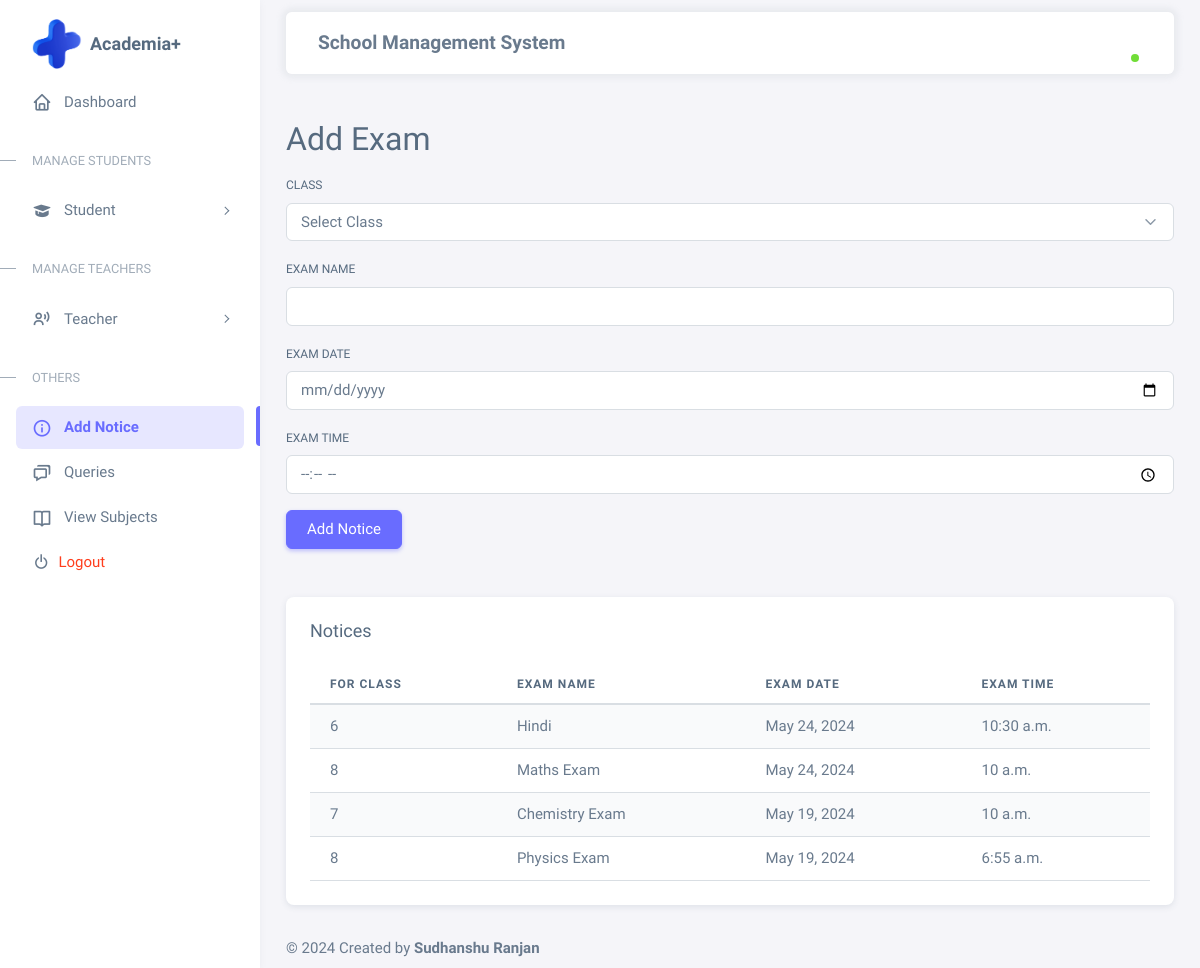
Before: /notice/ with the older database file.
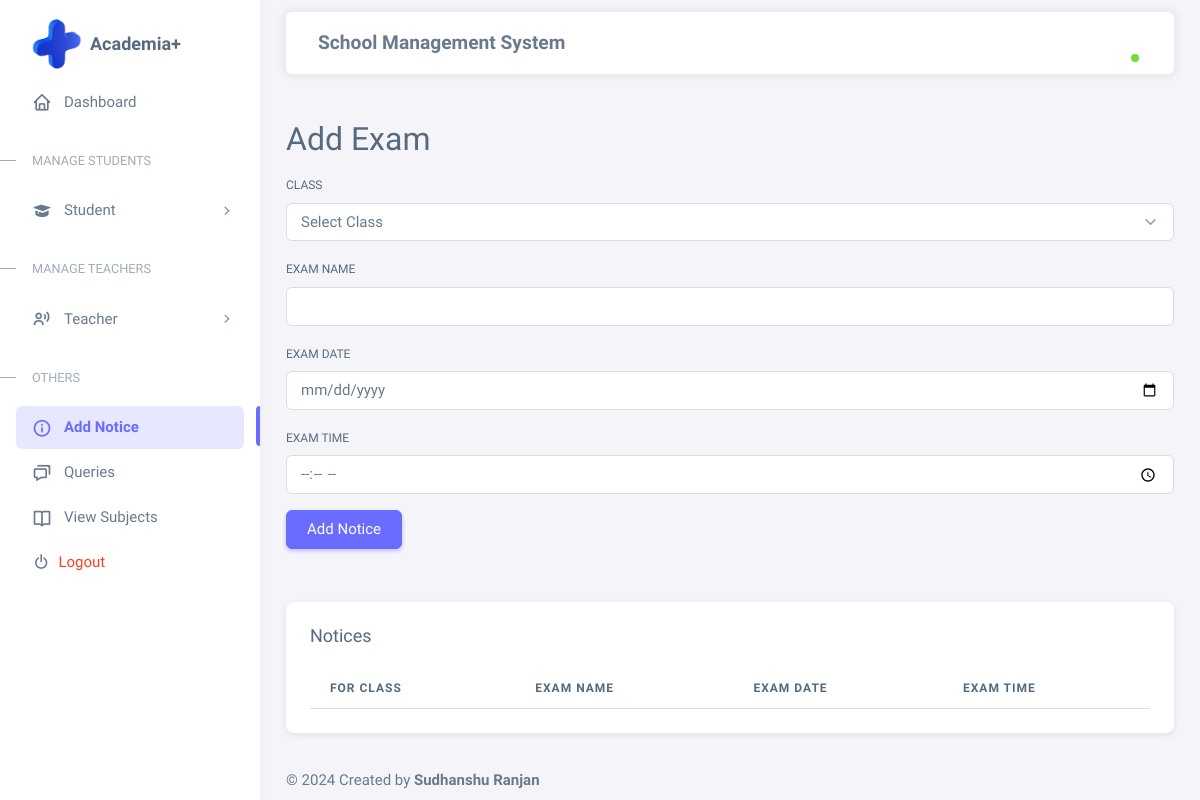
After: the same page with the newer database file.
### asms_app/models.py (models this page shows)
class Exam(models.Model):
    ofclass = models.CharField(max_length=10)
    examname = models.CharField(max_length=20)
    examdate = models.DateField(default=timezone.now)
    examtime = models.TimeField(default=timezone.now)
    created = models.DateTimeField(auto_now=True)
    class Meta:
        ordering = ['-examdate','-created']

### asms_app/views.py (the view, shortened to what this page needs)
# urls.py: path('notice/', add_exam, name='notice'),
def add_exam(request):
    key = request.session.get('session_key')
    user = None
    notices = Exam.objects.all()
    return render(request, 'notice.html', {'user':user, 'notices':notices})

### asms_app/templates/notice.html (shortened to what this page needs)
{% extends 'base.html' %}
{% block content %}
<div class="container mt-5">
    <h2>Add Exam</h2>
    <form method="post">
        <div class="mb-3">
            <label for="ofclass" class="form-label">Class</label>
            <select class="form-select" id="ofclass" name="ofclass" required>
                <option value="">Select Class</option>
            </select>
        </div>
        <div class="mb-3">
            <label for="examname" class="form-label">Exam Name</label>
            <input type="text" class="form-control" id="examname" name="examname" required>
        </div>
        <div class="mb-3">
            <label for="examdate" class="form-label">Exam Date</label>
            <input type="date" class="form-control" id="examdate" name="examdate" required>
        </div>
        <div class="mb-3">
            <label for="examtime" class="form-label">Exam Time</label>
            <input type="time" class="form-control" id="examtime" name="examtime" required>
        </div>
        <button type="submit" class="btn btn-primary">Add Notice</button>
    </form>
</div>
<div class="container mt-5">
    <div class="row">
        <div class="col-md-12">
            <div class="card mb-4">
                <h5 class="card-header">Notices</h5>
                <div class="card-body">
                    <div class="table-responsive">
                        <table class="table table-striped">
                            <thead>
                                <tr>
                                    <th>For Class</th>
                                    <th>Exam Name</th>
                                    <th>Exam Date</th>
                                    <th>Exam Time</th>
                                </tr>
                            </thead>
                            <tbody>
                                {% for notice in notices %}
                                <tr>
                                    <td>{{notice.ofclass}}</td>
                                    <td>{{ notice.examname }}</td>
                                    <td>{{ notice.examdate }}</td>
                                    <td>{{ notice.examtime }}</td>
                                </tr>
                                {% endfor %}
                            </tbody>
                        </table>
                    </div>
                </div>
            </div>
        </div>
    </div>
</div>
{% endblock %}

Changed rows visible on the page:
removed Exam: ofclass "6", examname "Hindi", examdate "May 24, 2024", examtime "10:30 a.m."
removed Exam: ofclass "8", examname "Maths Exam", examdate "May 24, 2024", examtime "10 a.m."
removed Exam: ofclass "7", examname "Chemistry Exam", examdate "May 19, 2024", examtime "10 a.m."
removed Exam: ofclass "8", examname "Physics Exam", examdate "May 19, 2024", examtime "6:55 a.m."
